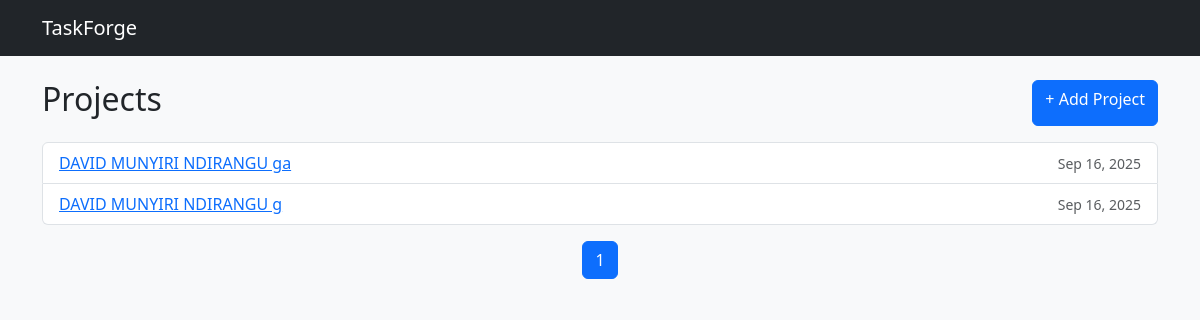
/projects/, run on the app's committed database.
### tasks/models.py (models this page shows, shortened)
class Project(models.Model):
    name = models.CharField(max_length=200, unique=True)
    description = models.TextField(blank=True, null=True)
    created_at = models.DateTimeField(auto_now_add=True)
    slug = models.SlugField(max_length=200, unique=True, blank=True)
    class Meta:
        verbose_name_plural = "Projects"
        ordering =["-created_at"]

### tasks/views.py (the view)
# urls.py: path("projects/", views.project_list, name="project-list"),
def project_list(request):
    projects = Project.objects.all()
    paginator = Paginator(projects, 5)
    page_number = request.GET.get('page')
    page_obj = paginator.get_page(page_number)
    context = {
        'projects': projects,
        'page_obj': page_obj
    }
    return render(request, "tasks/project_list.html", context)

### tasks/templates/tasks/project_list.html (shortened to what this page needs)
{% extends "base.html" %}
{% block content %}
<div class="d-flex justify-content-between mb-3">
  <h2>Projects</h2>
  <a class="btn btn-primary" href="{% url 'create-project' %}">+ Add Project</a>
</div>
{% if projects %}
<ul class="list-group mb-3">
  {% for project in page_obj %}
  <li class="list-group-item d-flex justify-content-between align-items-center">
    <a href="{% url 'project-details' project.slug %}">{{ project.name }}</a>
    <small class="text-muted">{{ project.created_at|date:"M d, Y" }}</small>
  </li>
  {% endfor %}
</ul>
<nav aria-label="Page navigation">
  <ul class="pagination justify-content-center">
    {% for num in page_obj.paginator.page_range %}
      {% if page_obj.number == num %}
        <li class="page-item active">
          <span class="page-link">{{ num }}</span>
        </li>
      {% elif num > page_obj.number|add:'-3' and num < page_obj.number|add:'3' %}
        <li class="page-item">
          <a class="page-link" href="?page={{ num }}">{{ num }}</a>
        </li>
      {% endif %}
    {% endfor %}
  </ul>
</nav>
{% else %}
<p class="text-muted">No projects yet.</p>
{% endif %}
{% endblock %}

### data on the page
Project: name "DAVID MUNYIRI NDIRANGU ga", created_at "Sep 16, 2025"
Project: name "DAVID MUNYIRI NDIRANGU g", created_at "Sep 16, 2025"

### other printed values
{{ num }} "1"
